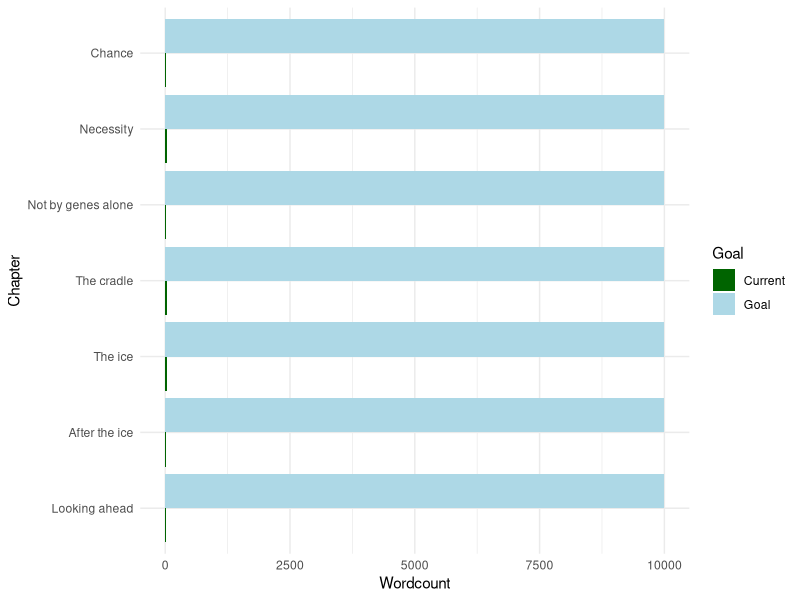

The R script that drew this image:
library(ggplot2)
library(tidyr)
library(magrittr)
library(readr)

data <- read_delim("progress/progress.txt", " ", 
                   col_names = c("Chapter", "Goal", "Current"), skip = 1)

data$Chapter <- factor(data$Chapter, levels = rev(data$Chapter))
data %<>% gather(Goal, Wordcount, -Chapter)


ggsave("progress.png", 
       plot = ggplot(data, aes(x = Chapter, y = Wordcount, fill = Goal)) +
         geom_bar(stat = "identity", position = "dodge") +
         scale_fill_manual(values = c("darkgreen", "lightblue")) +
         coord_flip() +
         theme_minimal(),
       width = 10, height = 5, units = "cm")
